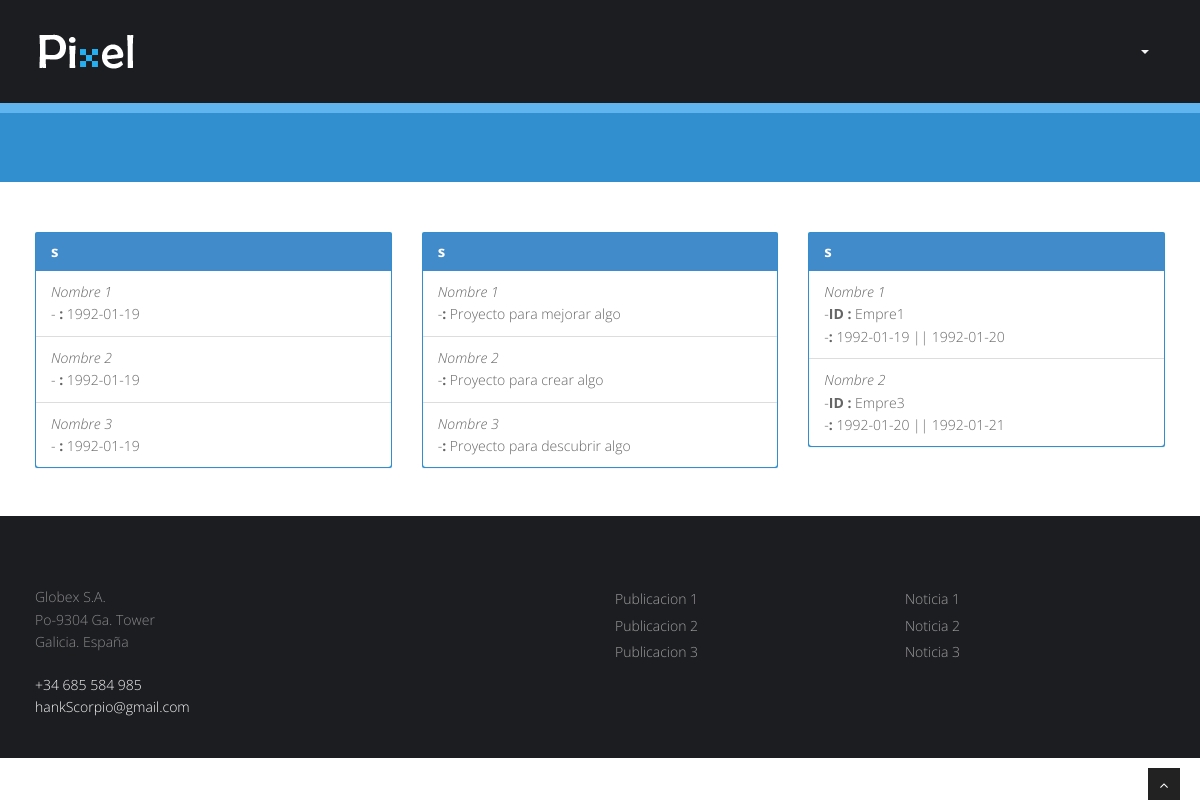
/Controladores/Publica/ControladorWEB.php?PagMenu=T, run on the app's committed database.
### tables this page shows
CREATE TABLE IF NOT EXISTS `S_PATENTE` (
  `Nombre_Patente` varchar(20) NOT NULL,
  `IDPatente` varchar(10) NOT NULL,
  `Fecha_Patente` date NOT NULL
);

CREATE TABLE IF NOT EXISTS `S_PROYECTO` (
  `Nombre_Proyecto` varchar(20) NOT NULL,
  `Descripcion_Proyecto` text NOT NULL,
  `IDProyecto` varchar(10) NOT NULL
);

CREATE TABLE IF NOT EXISTS `S_CONTRATO` (
  `Nombre_Contrato` varchar(50) NOT NULL,
  `IDContrato` varchar(10) NOT NULL,
  `FechaIni_Contrato` date NOT NULL,
  `FechaFin_Contrato` date NOT NULL,
  `IDEmpresa` varchar(10) NOT NULL
);

### GESTAPP/Clases/BaseDatosControl.php (called while the page is built, shortened)
<?php
Class BaseDatosControl
{
	public $conexionBD;
	function __construct()
	{
		$this->conexionBD = new mysqli('localhost','gC', 'gC','ET3gC');
	}
	function OperacionGenericaBD($var,$Error = "1")
	{
		if (!$resultado = $this->conexionBD->query($var))
		{
			if (isset($_COOKIE["TEST"]))
			{
				echo '<br><b>Warning</b>: '.$this->conexionBD->error.' in <b>/BaseDatosControl.php</b> on line <b>36</b><br>';
				exit();
			}
			else
			{
				throw new Exception($Error . "=>". $var . "<br>Error: " . $this->conexionBD->error . "");
			}
		}
		return $resultado;
	}
}
?>

### Clases/TablaBD.php (called while the page is built, shortened)
<?php
include_once $RutaRelativaControlador.'GESTAPP/Clases/BaseDatosControl.php';
Class TablaBD
{
	public $nombreTabla = "";
	function __construct($n,$arrayCampos,$arrayClaves)
	{
		$this->nombreTabla = $n;
	}
	public function ListadoRegistros($opciones)
	{
		$BD = new BaseDatosControl();
		return $BD->OperacionGenericaBD("Select * from ".$this->nombreTabla." ". $opciones);
	}
}
?>

### Vistas/Publicas/V_Transferencia.php (the view, shortened to what this page needs)
<?php
Class Transferencia
{
function DisplayContent($idioma,$Pa,$Po,$Co)
{
?>
	<section id="content">
	<div class="container">
	  <div class="row">
            <div class="col-md-4">
              <div class="panel panel-primary">
                <div class="panel-heading">
                  <h3 class="panel-title"><?php echo $idioma["Patente"]."s"?></h3>
                </div>
				<ul class="list-group">
				<?php
					foreach($Pa as $e)
					{
						echo '<li class="list-group-item"><i>'.$e["Nombre_Patente"].'</i><br>-<b> '.$idioma["Fecha"].':</b> '.$e["Fecha_Patente"].'
						</li>';
					}
				?>
				  </ul>
              </div>
            </div>
			<div class="col-md-4">
              <div class="panel panel-primary">
                <div class="panel-heading">
                  <h3 class="panel-title"><?php echo $idioma["Proyecto"]."s"?></h3>
                </div>
				<ul class="list-group">
					<?php
					foreach($Po as $e)
					{
						echo '<li class="list-group-item"><i>'.$e["Nombre_Proyecto"].'</i><br>-<b>'.$idioma["Descripcion"].':</b> '.$e["Descripcion_Proyecto"].'
						</li>';
					}
				?>
				  </ul>
              </div>
            </div>
			<div class="col-md-4">
              <div class="panel panel-primary">
                <div class="panel-heading">
                  <h3 class="panel-title"><?php echo $idioma["Contrato"]."s"?></h3>
                </div>
				<ul class="list-group">
					<?php
					foreach($Co as $e)
					{
						echo '<li class="list-group-item"><i>'.$e["Nombre_Contrato"].'</i><br>-<b>ID '.$idioma["Empresa"].':</b> '.$e["IDEmpresa"].'<br>-<b>'.$idioma["Duracion"].':</b> '.$e["FechaIni_Contrato"].' || '.$e["FechaFin_Contrato"].'
					</li>';
					}
				?>
				  </ul>
              </div>
            </div>
          </div>
	</div>
	</section>
	<?php
}
}
	try
	{
		$consulta = $_TABLAPATENTES->ListadoRegistros("");
		$consulta = $_TABLAPROYECTOS->ListadoRegistros("");
		$consulta = $_TABLACONTRATOS->ListadoRegistros("");
	}
	catch(Exception $e)
	{
		$errorRescrito = explode("=>",$e->getMessage());
		$_SESSION['error'] = 'CON ERR MIEMBROS'."=>".$errorRescrito[1];
	}
?>

### css/style.css (style rules this page uses)
body { font-family:'Open Sans', Arial, sans-serif; font-size:14px; font-weight:300; line-height:1.6em; color:#656565; }
h1,h2, h3, h4, h5, h6 { font-family:'Open Sans', Arial, sans-serif; font-weight:700; line-height:1.1em; color:#333; margin-bottom: 20px; }
.container { padding:0 20px 0 20px; position:relative; }
.row,.row-fluid { margin-bottom:30px; }
#content { position:relative; background:#fff; padding:50px 0 0px 0; }
.panel-title { margin-top: 0; margin-bottom: 0; font-size: 15px; color: inherit; }
.panel { margin-bottom: 18px; background-color: #318FCF; border: 1px solid transparent; border-radius: 2px; -webkit-box-shadow: 0 1px 1px rgba(0,0,0,0.05); box-shadow: 0 1px 1px rgba(0,0,0,0.05); }

### data on the page
s_patente: Nombre_Patente "Nombre 1", Fecha_Patente "1992-01-19"
s_patente: Nombre_Patente "Nombre 2", Fecha_Patente "1992-01-19"
s_patente: Nombre_Patente "Nombre 3", Fecha_Patente "1992-01-19"
s_proyecto: Nombre_Proyecto "Nombre 1", Descripcion_Proyecto "Proyecto para mejorar algo"
s_proyecto: Nombre_Proyecto "Nombre 2", Descripcion_Proyecto "Proyecto para crear algo"
s_proyecto: Nombre_Proyecto "Nombre 3", Descripcion_Proyecto "Proyecto para descubrir algo"
s_contrato: Nombre_Contrato "Nombre 1", IDEmpresa "Empre1", FechaIni_Contrato "1992-01-19", FechaFin_Contrato "1992-01-20"
s_contrato: Nombre_Contrato "Nombre 2", IDEmpresa "Empre3", FechaIni_Contrato "1992-01-20", FechaFin_Contrato "1992-01-21"
